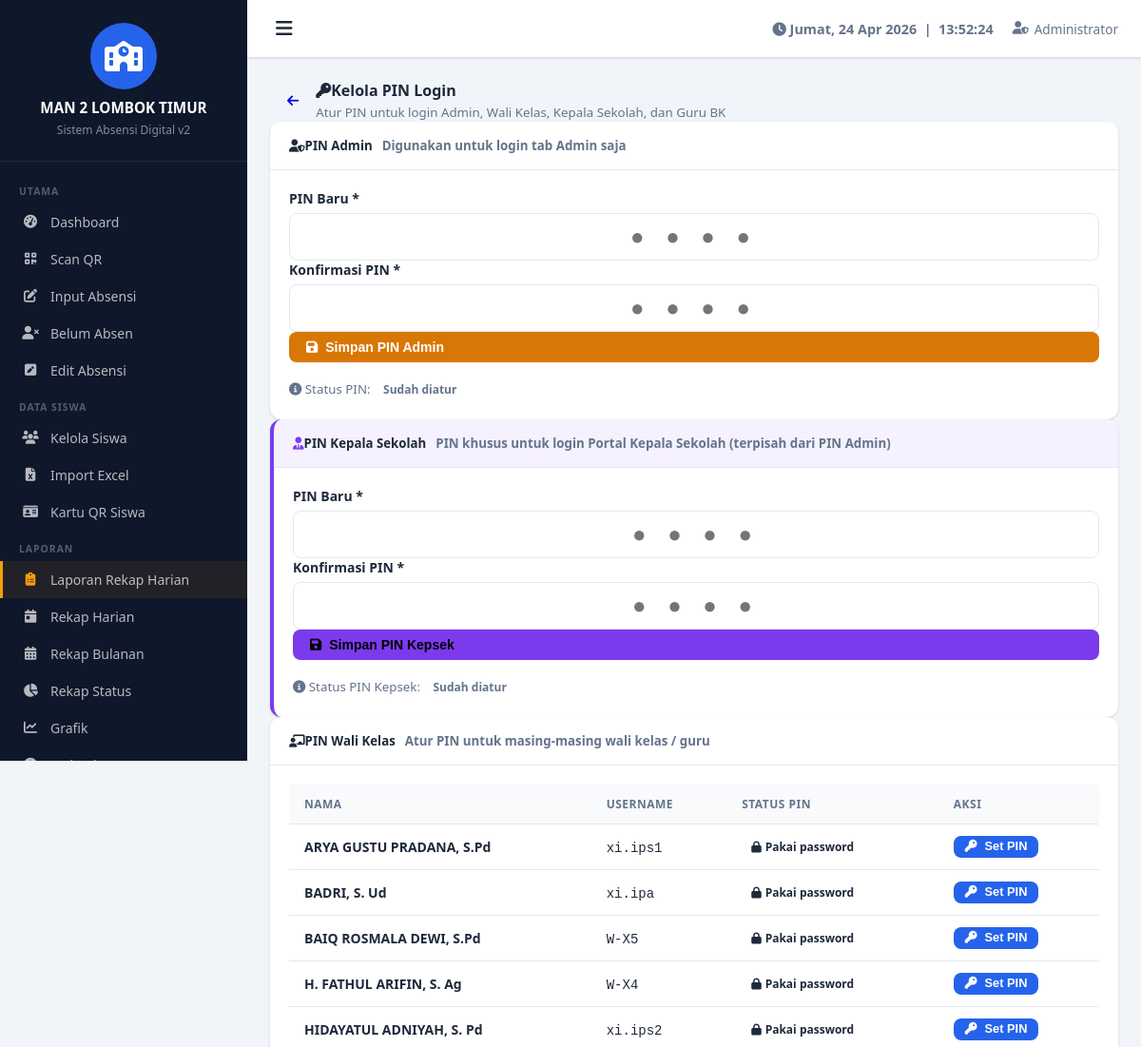
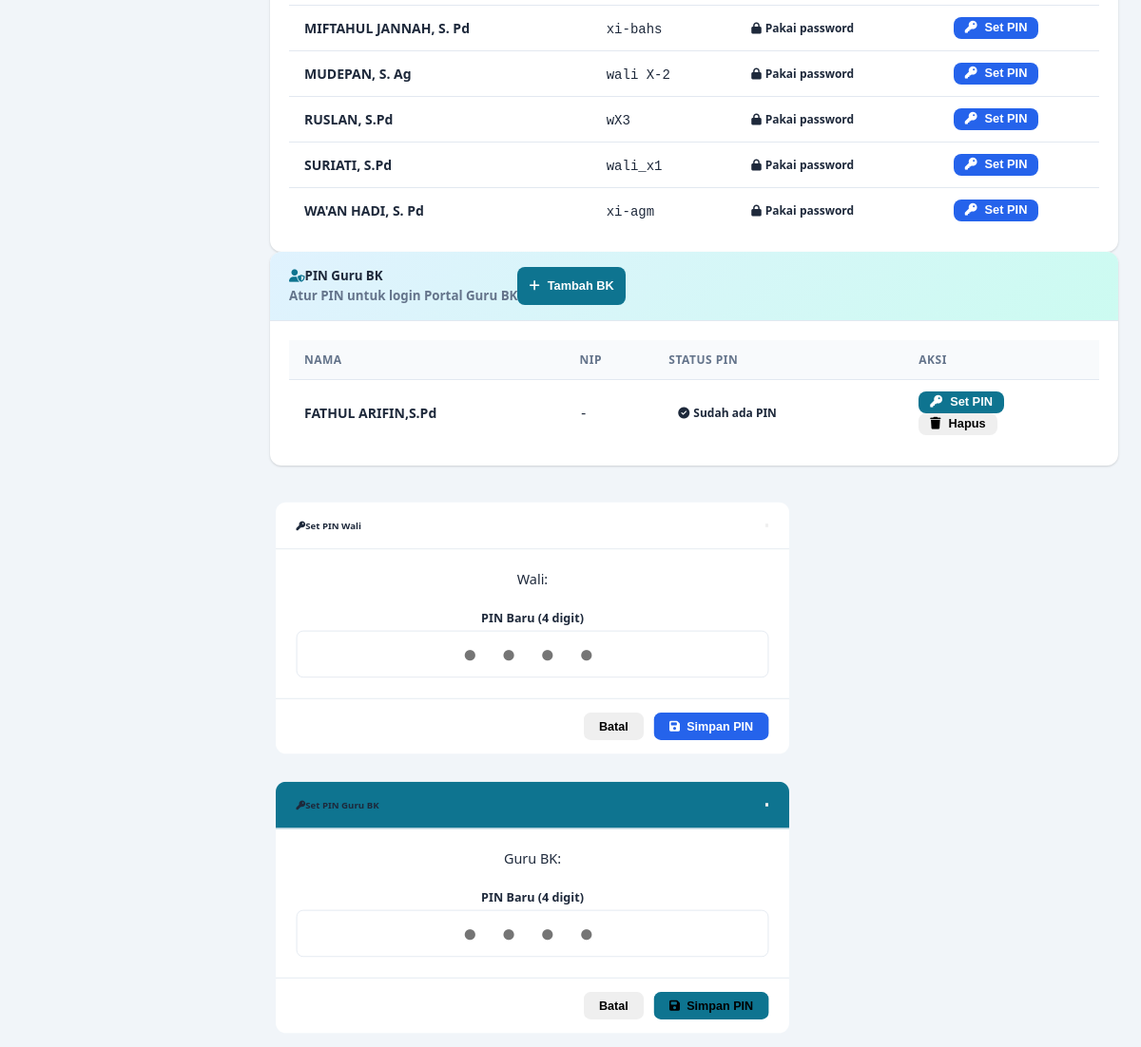
The app's page /atur_pin.php (signed in) with its own data (2 pictures, top to bottom).
### tables this page shows
CREATE TABLE `pengaturan` (
  `id` int(11) NOT NULL,
  `nama_sekolah` varchar(200) DEFAULT 'Nama Sekolah',
  `alamat` text DEFAULT NULL,
  `logo` varchar(255) DEFAULT NULL,
  `kepala_sekolah` varchar(200) DEFAULT NULL,
  `nip_kepala` varchar(50) DEFAULT NULL,
  `jam_masuk` time DEFAULT '07:00:00',
  `jam_terlambat` time DEFAULT '07:30:00',
  `jam_pulang` time DEFAULT '14:00:00',
  `token_wa` varchar(200) DEFAULT '',
  `pin_admin` varchar(255) DEFAULT NULL
);

CREATE TABLE `wali` (
  `id` int(11) NOT NULL,
  `username` varchar(50) NOT NULL,
  `password` varchar(255) NOT NULL,
  `nama` varchar(100) NOT NULL,
  `jabatan` varchar(100) DEFAULT 'Wali Kelas',
  `created_at` timestamp NOT NULL DEFAULT current_timestamp(),
  `kelas_wali` varchar(30) DEFAULT '',
  `no_hp` varchar(20) DEFAULT '',
  `no_wa` varchar(20) DEFAULT '',
  `foto` varchar(200) DEFAULT '',
  `pin` varchar(255) DEFAULT NULL,
  `foto_wali` varchar(255) DEFAULT '',
  `is_bk` tinyint(1) DEFAULT 0
);

CREATE TABLE `guru_bk` (
  `id` int(11) NOT NULL,
  `nama` varchar(100) NOT NULL,
  `nip` varchar(30) DEFAULT '',
  `pin` varchar(255) NOT NULL,
  `foto` varchar(100) DEFAULT '',
  `aktif` tinyint(1) DEFAULT 1,
  `created_at` timestamp NULL DEFAULT current_timestamp()
);

### atur_pin.php (the view, shortened to what the rows shown need)
<?php
require_once 'includes/config.php';
$walis = $conn->query("SELECT * FROM wali ORDER BY nama")->fetch_all(MYSQLI_ASSOC);
$conn->query("CREATE TABLE IF NOT EXISTS guru_bk (
    id INT AUTO_INCREMENT PRIMARY KEY,
    nama VARCHAR(100) NOT NULL,
    nip  VARCHAR(30) DEFAULT '',
    pin  VARCHAR(255) NOT NULL,
    foto VARCHAR(100) DEFAULT '',
    aktif TINYINT(1) DEFAULT 1,
    created_at TIMESTAMP DEFAULT CURRENT_TIMESTAMP
) ENGINE=InnoDB DEFAULT CHARSET=utf8mb4");
$guru_bk_list = $conn->query("SELECT * FROM guru_bk ORDER BY nama")->fetch_all(MYSQLI_ASSOC);
include 'includes/header.php';
?>
<div class="container-fluid py-4">
    <div class="row justify-content-center">
        <div class="col-lg-8">
            <div class="card shadow-sm">
                <div class="card-body p-0">
                    <?php if (empty($walis)): ?>
                    <div class="text-center py-4 text-muted">
                        <i class="fas fa-users fa-2x mb-2"></i><br>Belum ada data wali kelas
                    </div>
                    <?php else: ?>
                    <div class="table-responsive">
                        <table class="table table-hover mb-0">
                            <thead class="table-light">
                                <tr>
                                    <th>Nama</th>
                                    <th>Username</th>
                                    <th>Status PIN</th>
                                    <th>Aksi</th>
                                </tr>
                            </thead>
                            <tbody>
                            <?php foreach ($walis as $w): ?>
                            <tr>
                                <td><strong><?= htmlspecialchars($w['nama']) ?></strong></td>
                                <td><code><?= htmlspecialchars($w['username']) ?></code></td>
                                <td>
                                    <?php if (!empty($w['pin'])): ?>
                                        <span class="badge bg-success"><i class="fas fa-check-circle me-1"></i>Sudah ada PIN</span>
                                    <?php else: ?>
                                        <span class="badge bg-secondary"><i class="fas fa-lock me-1"></i>Pakai password</span>
                                    <?php endif; ?>
                                </td>
                                <td>
                                    <button class="btn btn-sm btn-primary" onclick="showSetPin(<?= $w['id'] ?>, '<?= htmlspecialchars($w['nama']) ?>')">
                                        <i class="fas fa-key me-1"></i>Set PIN
                                    </button>
                                </td>
                            </tr>
                            <?php endforeach; ?>
                            </tbody>
                        </table>
                    </div>
                    <?php endif; ?>
                </div>
            </div>
        </div>
            <div class="card shadow-sm mt-4">
                <div class="card-body p-0">
                    <?php if (empty($guru_bk_list)): ?>
                    <div class="text-center py-4 text-muted">
                        <i class="fas fa-user-shield fa-2x mb-2"></i><br>Belum ada Guru BK
                    </div>
                    <?php else: ?>
                    <div class="table-responsive">
                        <table class="table table-hover mb-0">
                            <thead class="table-light">
                                <tr><th>Nama</th><th>NIP</th><th>Status PIN</th><th>Aksi</th></tr>
                            </thead>
                            <tbody>
                            <?php foreach ($guru_bk_list as $bk): ?>
                            <tr>
                                <td><strong><?= htmlspecialchars($bk['nama']) ?></strong></td>
                                <td><code><?= htmlspecialchars($bk['nip'] ?: '-') ?></code></td>
                                <td><span class="badge bg-success"><i class="fas fa-check-circle me-1"></i>Sudah ada PIN</span></td>
                                <td>
                                    <button class="btn btn-sm fw-bold" style="background:#0e7490;color:white"
                                            onclick="showSetPinBK(<?= $bk['id'] ?>, '<?= htmlspecialchars($bk['nama']) ?>')">
                                        <i class="fas fa-key me-1"></i>Set PIN
                                    </button>
                                    <form method="POST" class="d-inline" onsubmit="return confirm('Hapus Guru BK ini?')">
                                        <button type="submit" class="btn btn-sm btn-outline-danger">
                                            <i class="fas fa-trash me-1"></i>Hapus
                                        </button>
                                    </form>
                                </td>
                            </tr>
                            <?php endforeach; ?>
                            </tbody>
                        </table>
                    </div>
                    <?php endif; ?>
                </div>
            </div>
        </div>
    </div>
</div>
<?php include 'includes/footer.php'; ?>

### includes/header.php (shortened to what the rows shown need)
<?php
$pengaturan = get_pengaturan();
?>
<!DOCTYPE html>
<html lang="id">
<head>
    <link rel="stylesheet" href="<?= BASE_URL ?>assets/css/style.css">
    <link rel="stylesheet" href="https://cdnjs.cloudflare.com/ajax/libs/font-awesome/6.4.0/css/all.min.css">
</head>
<body>
<div class="sidebar" id="sidebar">
    <div class="sidebar-header">
        <?php if (!empty($pengaturan['logo']) && file_exists('uploads/logo/' . $pengaturan['logo'])): ?>
            <img src="<?= BASE_URL ?>uploads/logo/<?= $pengaturan['logo'] ?>" alt="Logo" class="school-logo">
        <?php else: ?>
            <div class="logo-placeholder"><i class="fas fa-school"></i></div>
        <?php endif; ?>
        <div class="school-name"><?= htmlspecialchars($pengaturan['nama_sekolah']) ?></div>
        <div class="school-sub">Sistem Absensi Digital v2</div>
    </div>
</div>
<div class="main-content" id="mainContent">
    <div class="content-wrapper">

### records on screen
pengaturan: nama_sekolah "MAN 2 LOMBOK TIMUR"
wali: nama "ARYA GUSTU PRADANA, S.Pd", username "xi.ips1", shows "Pakai password"
wali: nama "BADRI, S. Ud", username "xi.ipa", shows "Pakai password"
wali: nama "BAIQ ROSMALA DEWI, S.Pd", username "W-X5", shows "Pakai password"
wali: nama "H. FATHUL ARIFIN, S. Ag", username "W-X4", shows "Pakai password"
wali: nama "HIDAYATUL ADNIYAH, S. Pd", username "xi.ips2", shows "Pakai password"
wali: nama "MIFTAHUL JANNAH, S. Pd", username "xi-bahs", shows "Pakai password"
wali: nama "MUDEPAN, S. Ag", username "wali X-2", shows "Pakai password"
wali: nama "RUSLAN, S.Pd", username "wX3", shows "Pakai password"
wali: nama "SURIATI, S.Pd", username "wali_x1", shows "Pakai password"
wali: nama "WA'AN HADI, S. Pd", username "xi-agm", shows "Pakai password"
guru_bk: nama "FATHUL ARIFIN,S.Pd", nip "-"

### other values on screen
$_SESSION['admin_nama'] "Administrator"
